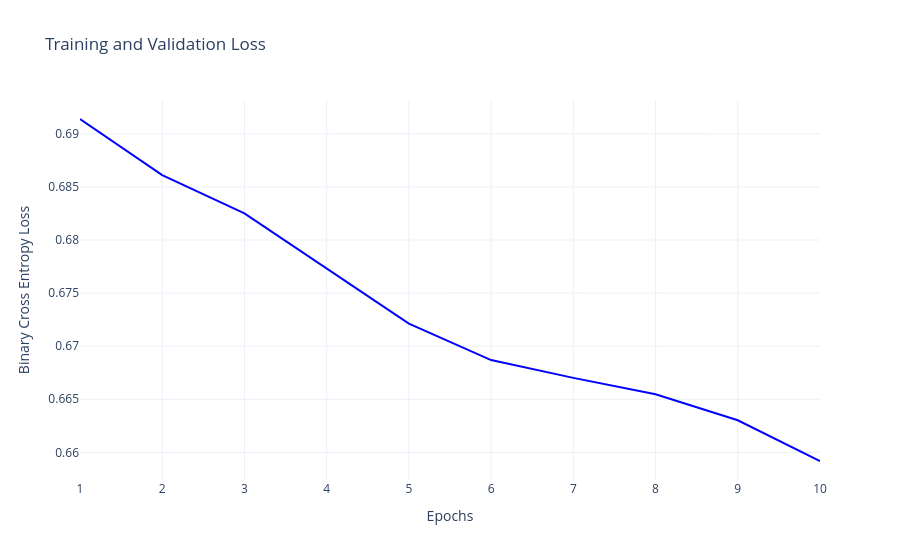
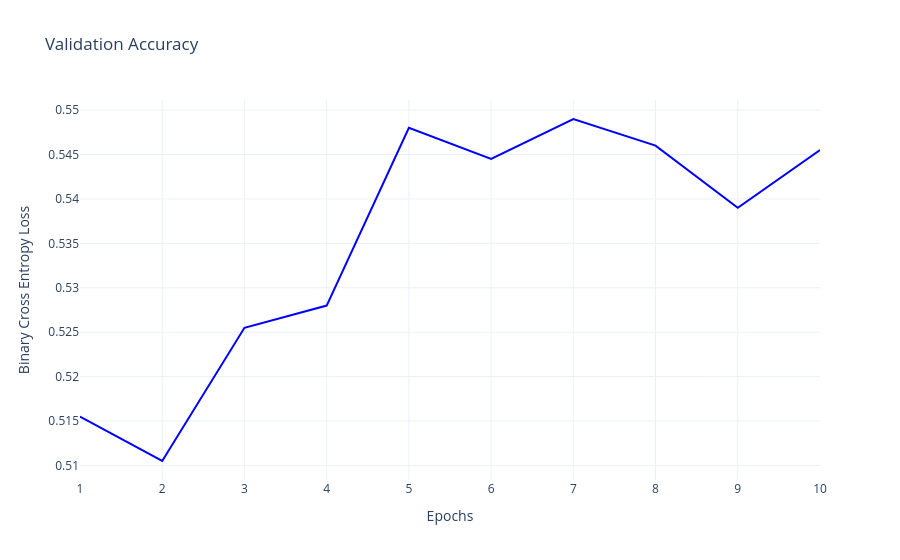
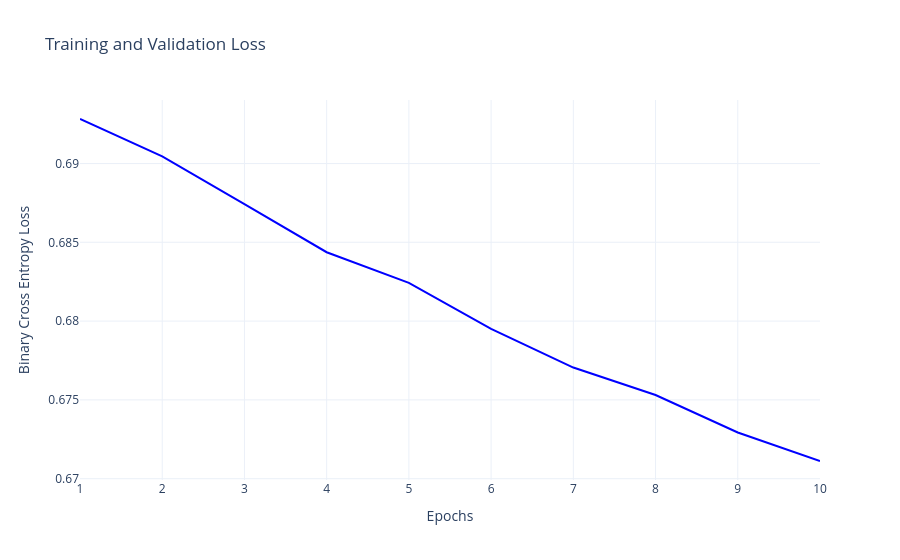
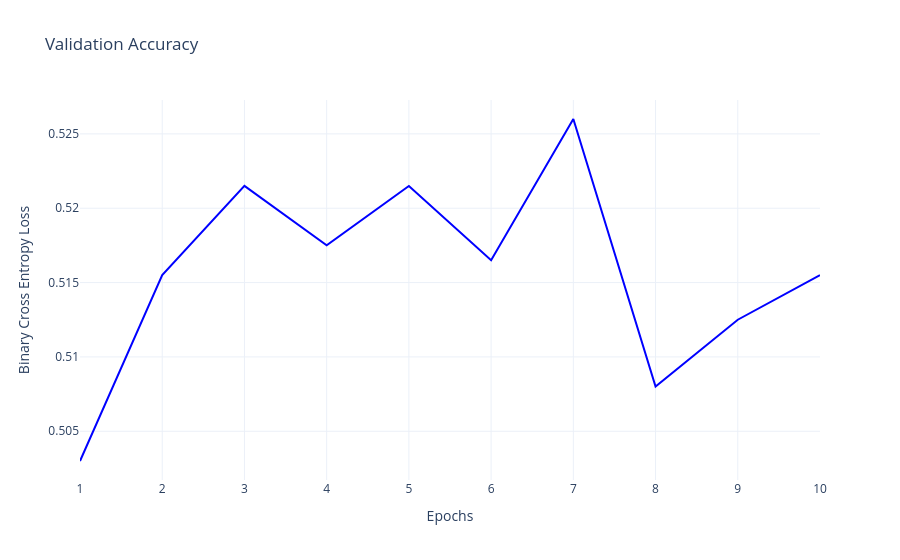

Notebook source saved alongside these figures, in order:
### Code cell
from torch.utils.data import DataLoader
from sklearn.model_selection import KFold
import torch
import numpy as np

torch.manual_seed(42)
np.random.seed(42)

dataset = WinPredictionDataset(df["Player"].values, df["Win"].to_numpy())

kf = KFold(n_splits=5, shuffle=True, random_state=42)

batch_size = 64

device = torch.device("cuda" if torch.cuda.is_available() else "cpu")
print(f"Using device: {device}")

num_epochs = 10

for fold, (train_idx, val_idx) in enumerate(kf.split(dataset)):
    print(f"Fold {fold + 1}/{kf.n_splits}")
    
    trainset = torch.utils.data.Subset(dataset, train_idx)
    valset = torch.utils.data.Subset(dataset, val_idx)

    train_loader = DataLoader(trainset, batch_size=batch_size, shuffle=True)
    val_loader = DataLoader(valset, batch_size=batch_size, shuffle=False)
    
    # Initialize model, optimizer, and loss function
    model = WinPredictionModel(vocab_size=dataset.tokenizer.classes_.size).to(device)
    optimizer = torch.optim.Adam(model.parameters(), lr=0.001)
    criterion = nn.BCELoss()

    train_losses = []
    val_accuracies = []
    val_conf_matrices = []

    for epoch in range(num_epochs):
        train_loss = 0
        model.train()
        for batch in train_loader:
            players = batch["players"].to(device)
            results = batch["results"].to(device)
            
            optimizer.zero_grad()
            outputs = model(players)
            loss = criterion(outputs, results.unsqueeze(1))  # Ensure results are the same shape as outputs
            
            loss.backward()
            optimizer.step()
            
            train_loss += loss.item()
            
        average_train_loss = train_loss / len(train_loader)
        accuracy, conf_matrix = eval_model(model, val_loader, device)
        
        print(f"Epoch {epoch + 1}/{num_epochs}, Average Train Loss: {average_train_loss}, Validation accuracy: {accuracy}")
        print(f"Confusion Matrix:\n{conf_matrix}")
        
        train_losses.append(average_train_loss)
        val_accuracies.append(accuracy)
        val_conf_matrices.append(conf_matrix)

    visualize_losses(train_losses)
    visualize_losses(val_accuracies, title="Validation Accuracy")

### Figure 1 — Plotly figure (JSON) as saved in the notebook; plotly's stock layout.template omitted (floating-point values rounded to 4 significant figures)
{"data": [{"line": {"color": "blue"}, "mode": "lines", "name": "Train Loss", "type": "scatter", "x": [1, 2, 3, 4, 5, 6, 7, 8, 9, 10], "y": [0.6914, 0.6861, 0.6825, 0.6774, 0.6721, 0.6687, 0.667, 0.6655, 0.663, 0.6592]}], "layout": {"title": {"text": "Training and Validation Loss"}, "xaxis": {"title": {"text": "Epochs"}}, "yaxis": {"title": {"text": "Binary Cross Entropy Loss"}}}}

### Figure 2 — Plotly figure (JSON) as saved in the notebook; plotly's stock layout.template omitted (floating-point values rounded to 4 significant figures)
{"data": [{"line": {"color": "blue"}, "mode": "lines", "name": "Train Loss", "type": "scatter", "x": [1, 2, 3, 4, 5, 6, 7, 8, 9, 10], "y": [0.5155, 0.5105, 0.5255, 0.528, 0.548, 0.5445, 0.549, 0.546, 0.539, 0.5455]}], "layout": {"title": {"text": "Validation Accuracy"}, "xaxis": {"title": {"text": "Epochs"}}, "yaxis": {"title": {"text": "Binary Cross Entropy Loss"}}}}

### Figure 3 — Plotly figure (JSON) as saved in the notebook; plotly's stock layout.template omitted (floating-point values rounded to 4 significant figures)
{"data": [{"line": {"color": "blue"}, "mode": "lines", "name": "Train Loss", "type": "scatter", "x": [1, 2, 3, 4, 5, 6, 7, 8, 9, 10], "y": [0.6928, 0.6904, 0.6874, 0.6844, 0.6824, 0.6795, 0.6771, 0.6753, 0.6729, 0.6711]}], "layout": {"title": {"text": "Training and Validation Loss"}, "xaxis": {"title": {"text": "Epochs"}}, "yaxis": {"title": {"text": "Binary Cross Entropy Loss"}}}}

### Figure 4 — Plotly figure (JSON) as saved in the notebook; plotly's stock layout.template omitted (floating-point values rounded to 4 significant figures)
{"data": [{"line": {"color": "blue"}, "mode": "lines", "name": "Train Loss", "type": "scatter", "x": [1, 2, 3, 4, 5, 6, 7, 8, 9, 10], "y": [0.503, 0.5155, 0.5215, 0.5175, 0.5215, 0.5165, 0.526, 0.508, 0.5125, 0.5155]}], "layout": {"title": {"text": "Validation Accuracy"}, "xaxis": {"title": {"text": "Epochs"}}, "yaxis": {"title": {"text": "Binary Cross Entropy Loss"}}}}
